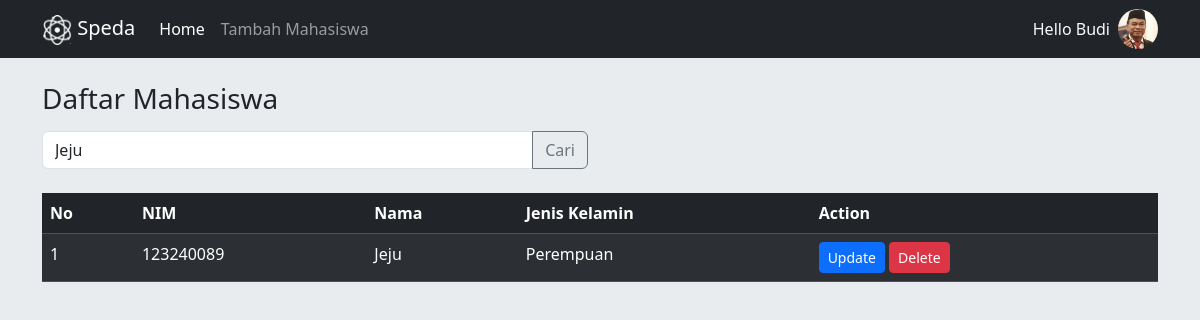
The app's page /index.php?cari=Jeju with its own data.
### tables this page shows
CREATE TABLE `mahasiswa` (
  `id` int(11) NOT NULL,
  `nim` varchar(100) NOT NULL,
  `nama` varchar(100) NOT NULL,
  `jenis_kelamin` varchar(100) NOT NULL,
  `created_at` datetime NOT NULL DEFAULT current_timestamp()
);

### index.php (the view, shortened to what this page needs)
<?php
include 'config/koneksi.php';
$search = "";
$whereClause = "";
if (isset($_GET['cari']) && !empty($_GET['cari'])) {
    $search = $_GET['cari'];
    $search = mysqli_real_escape_string($conn, $search);
    $whereClause = "WHERE nama LIKE '%$search%'";
}
$query = "SELECT * FROM mahasiswa $whereClause ORDER BY id ASC";
$result = mysqli_query($conn, $query);
?>
<!DOCTYPE html>
<html lang="en">
<head>
    <link href="https://cdn.jsdelivr.net/npm/bootstrap@5.3.2/dist/css/bootstrap.min.css" rel="stylesheet">
    <link rel="stylesheet" href="css/style.css">
</head>
<body>
    <nav class="navbar navbar-expand-lg navbar-dark bg-dark">
        <div class="container">
            <a class="navbar-brand" href="#">
                <img src="img/logo-speda.png" alt="Speda Logo" style="height: 30px;">
                Speda
            </a>
            <div class="collapse navbar-collapse">
                <ul class="navbar-nav me-auto mb-2 mb-lg-0">
                    <li class="nav-item">
                        <a class="nav-link active" href="index.php">Home</a>
                    </li>
                    <li class="nav-item">
                        <a class="nav-link" href="tambah.php">Tambah Mahasiswa</a>
                    </li>
                </ul>
                <div class="d-flex align-items-center">
                    <span class="text-light me-2">Hello Budi</span>
                    <img src="img/logo-user.jpg" alt="User Logo" class="rounded-circle" style="height: 40px; width: 40px;">
                </div>
            </div>
        </div>
    </nav>
    <div class="container mt-4">
        <h3>Daftar Mahasiswa</h3>
        <div class="row mt-3">
            <div class="col-md-6">
                <form method="GET" action="index.php">
                    <div class="input-group mb-3">
                        <input type="text" class="form-control" placeholder="Cari Mahasiswa..."
                               name="cari" value="<?php echo htmlspecialchars($search); ?>">
                        <button class="btn btn-outline-secondary" type="submit">Cari</button>
                    </div>
                </form>
            </div>
        </div>
        <table class="table table-dark table-striped mt-2">
            <thead>
                <tr>
                    <th scope="col">No</th>
                    <th scope="col">NIM</th>
                    <th scope="col">Nama</th>
                    <th scope="col">Jenis Kelamin</th>
                    <th scope="col">Action</th>
                </tr>
            </thead>
            <tbody>
                <?php
                if (mysqli_num_rows($result) > 0) {
                    $no = 1;
                    while ($row = mysqli_fetch_assoc($result)) {
                        echo "<tr>";
                        echo "<td>" . $no . "</td>";
                        echo "<td>" . htmlspecialchars($row['nim']) . "</td>";
                        echo "<td>" . htmlspecialchars($row['nama']) . "</td>";
                        echo "<td>" . htmlspecialchars($row['jenis_kelamin']) . "</td>";
                        echo "<td>";
                        echo "<a href='ubah.php?id=" . $row['id'] . "' class='btn btn-primary btn-sm'>Update</a> ";
                        echo "<button class='btn btn-danger btn-sm delete-btn' data-id='" . $row['id'] . "' data-nama='" . htmlspecialchars($row['nama']) . "' data-bs-toggle='modal' data-bs-target='#delete-modal'>Delete</button>";
                        echo "</td>";
                        echo "</tr>";
                        $no++;
                    }
                } else {
                    echo "<tr><td colspan='5' class='text-center'>Tidak ada data</td></tr>";
                }
                ?>
            </tbody>
        </table>
    </div>
</body>
</html>

### css/style.css (style rules this page uses)
body { background-color: #e9ecef; }

### records on screen
mahasiswa: nim "123240089", nama "Jeju", jenis_kelamin "Perempuan"
